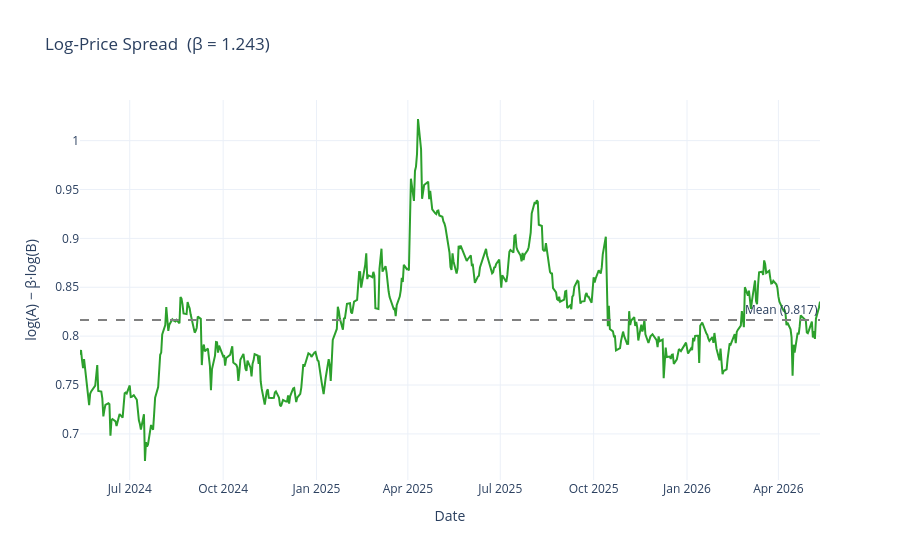
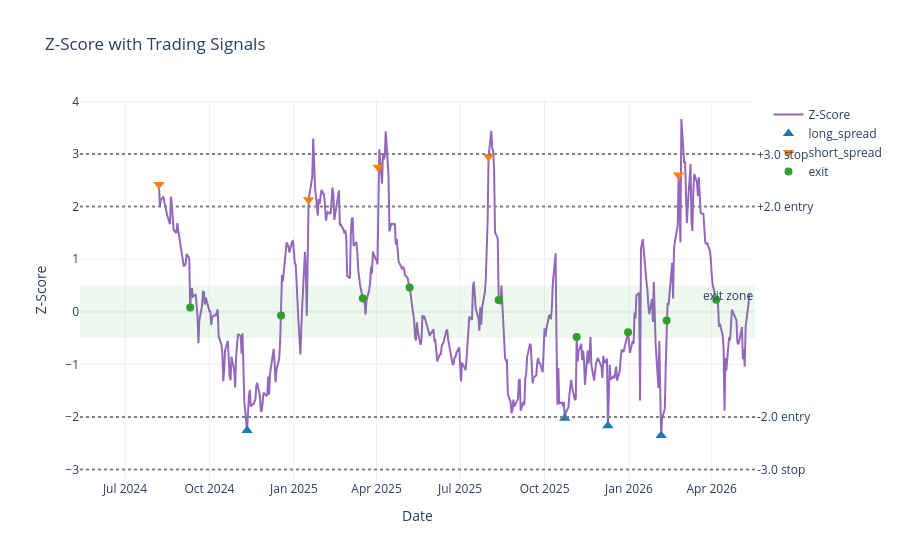

Source (notebook cell) for these figures, in order:
### Code cell
plot_spread(spread2, beta2).show()
plot_zscore(signals2, params['z_entry'], params['z_exit'], params['z_stop']).show()

### Figure 1 — Plotly figure (JSON) as saved in the notebook; plotly's stock layout.template omitted (floating-point values rounded to 4 significant figures; data arrays with more than 128 entries replaced by an {"elided": "..."} marker saying what was removed)
{"data": [{"line": {"color": "#2ca02c"}, "name": "Spread", "type": "scatter", "x": {"elided": "501 str values"}, "y": {"elided": "501 float values"}}], "layout": {"annotations": [{"showarrow": false, "text": "Mean (0.817)", "x": 1, "xanchor": "right", "xref": "x domain", "y": 0.8166, "yanchor": "bottom", "yref": "y"}], "hovermode": "x unified", "shapes": [{"line": {"color": "gray", "dash": "dash"}, "type": "line", "x0": 0, "x1": 1, "xref": "x domain", "y0": 0.8166, "y1": 0.8166, "yref": "y"}], "title": {"text": "Log-Price Spread  (β = 1.243)"}, "xaxis": {"title": {"text": "Date"}}, "yaxis": {"title": {"text": "log(A) − β·log(B)"}}}}

### Figure 2 — Plotly figure (JSON) as saved in the notebook; plotly's stock layout.template omitted (floating-point values rounded to 4 significant figures; data arrays with more than 128 entries replaced by an {"elided": "..."} marker saying what was removed)
{"data": [{"line": {"color": "#9467bd"}, "name": "Z-Score", "type": "scatter", "x": {"elided": "501 str values"}, "y": {"elided": "501 float values"}}, {"marker": {"color": "#1f77b4", "size": 10, "symbol": "triangle-up"}, "mode": "markers", "name": "long_spread", "type": "scatter", "x": ["2024-11-11T00:00:00", "2025-10-23T00:00:00", "2025-12-09T00:00:00", "2026-02-05T00:00:00"], "y": [-2.256, -2.026, -2.167, -2.355]}, {"marker": {"color": "#ff7f0e", "size": 10, "symbol": "triangle-down"}, "mode": "markers", "name": "short_spread", "type": "scatter", "x": ["2024-08-07T00:00:00", "2025-01-17T00:00:00", "2025-04-03T00:00:00", "2025-08-01T00:00:00", "2026-02-24T00:00:00"], "y": [2.42, 2.132, 2.75, 2.953, 2.601]}, {"marker": {"color": "#2ca02c", "size": 8, "symbol": "circle"}, "mode": "markers", "name": "exit", "type": "scatter", "x": ["2024-09-10T00:00:00", "2024-12-18T00:00:00", "2025-03-17T00:00:00", "2025-05-07T00:00:00", "2025-08-12T00:00:00", "2025-11-05T00:00:00", "2025-12-31T00:00:00", "2026-02-11T00:00:00", "2026-04-06T00:00:00"], "y": [0.07997, -0.06878, 0.2551, 0.4617, 0.2232, -0.4787, -0.39, -0.1682, 0.2264]}], "layout": {"annotations": [{"showarrow": false, "text": "+2.0 entry", "x": 1, "xanchor": "left", "xref": "x domain", "y": 2, "yanchor": "middle", "yref": "y"}, {"showarrow": false, "text": "-2.0 entry", "x": 1, "xanchor": "left", "xref": "x domain", "y": -2, "yanchor": "middle", "yref": "y"}, {"showarrow": false, "text": "+3.0 stop", "x": 1, "xanchor": "left", "xref": "x domain", "y": 3, "yanchor": "middle", "yref": "y"}, {"showarrow": false, "text": "-3.0 stop", "x": 1, "xanchor": "left", "xref": "x domain", "y": -3, "yanchor": "middle", "yref": "y"}, {"showarrow": false, "text": "exit zone", "x": 1, "xanchor": "right", "xref": "x domain", "y": 0.5, "yanchor": "top", "yref": "y"}], "hovermode": "x unified", "shapes": [{"line": {"color": "gray", "dash": "dot"}, "type": "line", "x0": 0, "x1": 1, "xref": "x domain", "y0": 2, "y1": 2, "yref": "y"}, {"line": {"color": "gray", "dash": "dot"}, "type": "line", "x0": 0, "x1": 1, "xref": "x domain", "y0": -2, "y1": -2, "yref": "y"}, {"line": {"color": "gray", "dash": "dot"}, "type": "line", "x0": 0, "x1": 1, "xref": "x domain", "y0": 3, "y1": 3, "yref": "y"}, {"line": {"color": "gray", "dash": "dot"}, "type": "line", "x0": 0, "x1": 1, "xref": "x domain", "y0": -3, "y1": -3, "yref": "y"}, {"fillcolor": "rgba(44,160,44,0.08)", "line": {"width": 0}, "type": "rect", "x0": 0, "x1": 1, "xref": "x domain", "y0": -0.5, "y1": 0.5, "yref": "y"}], "title": {"text": "Z-Score with Trading Signals"}, "xaxis": {"title": {"text": "Date"}}, "yaxis": {"title": {"text": "Z-Score"}}}}
